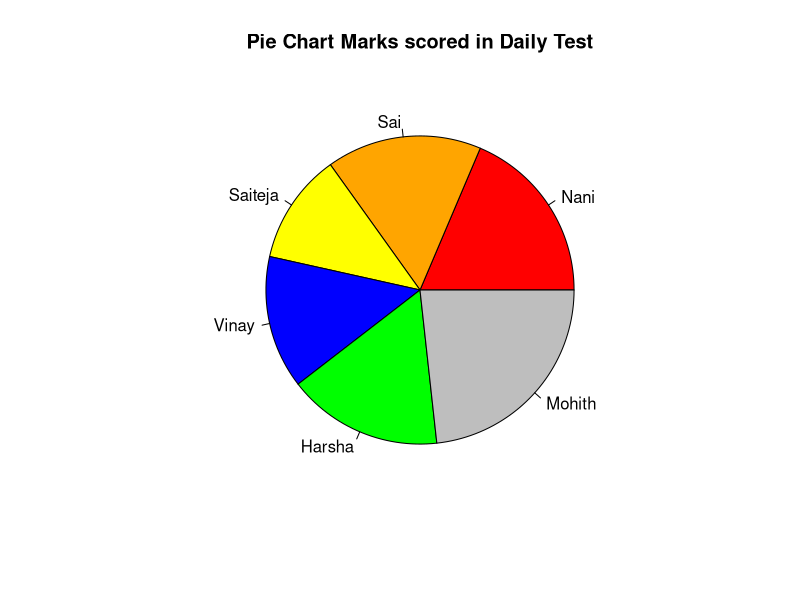

Here is the R script that generated this plot:
a <- c(80,70,50,60,70,100) 
result<-(pie(a,main="Pie Chart Marks scored in Daily Test",
             labels=c("Nani","Sai","Saiteja","Vinay","Harsha","Mohith"), 
             col = c("red", "orange", "yellow", "blue", "green","grey"))) 
print(result) 
